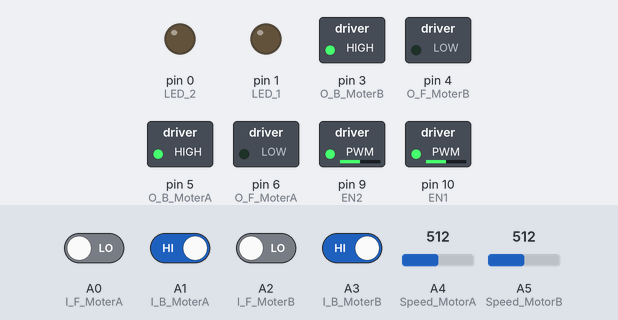
This sketch was run on a simulated Arduino Uno, built with avr-gcc and run on an emulated ATmega328P. Shown: switched loads named in the sketch (green lamp = pin HIGH), output pins drawn as LEDs (lit = HIGH). The inputs (shaded band) are chosen by the test bench; at power-on: A1 (I_B_MoterA), A3 (I_B_MoterB) HIGH, A0 (I_F_MoterA), A2 (I_F_MoterB) LOW, A4 (Speed_MotorA) = 512, A5 (Speed_MotorB) = 512.

Above: at 1.2 s.
1.3 s: A4 (Speed_MotorA) set to 716
At 2.5 s:
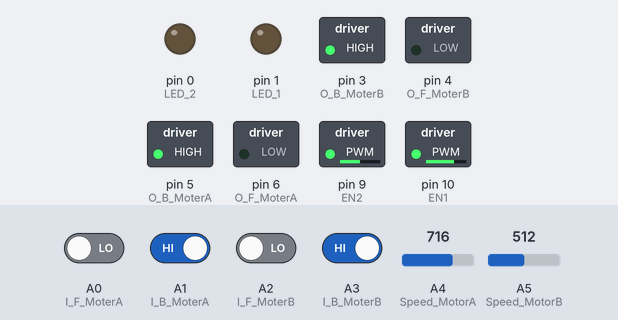
2.8 s: A5 (Speed_MotorB) set to 716
At 3.7 s:
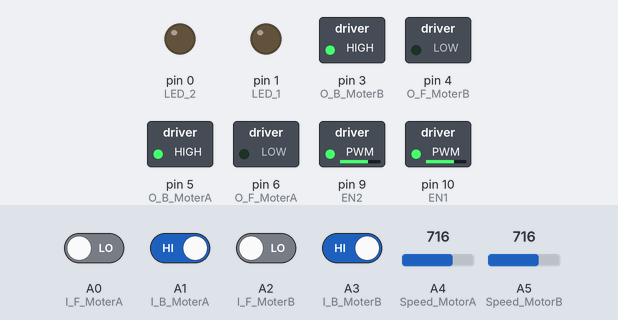
4.3 s: A0 (I_F_MoterA) driven HIGH
At 4.8 s:
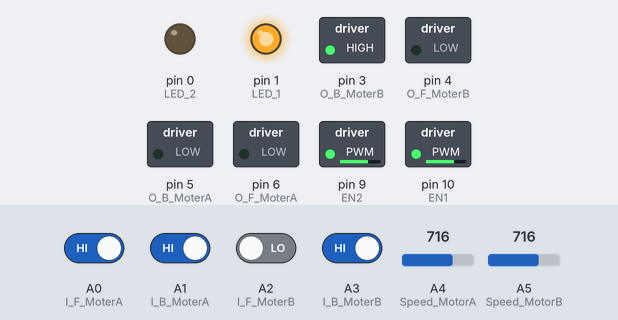
5.8 s: A1 (I_B_MoterA) driven LOW
At 7.0 s:
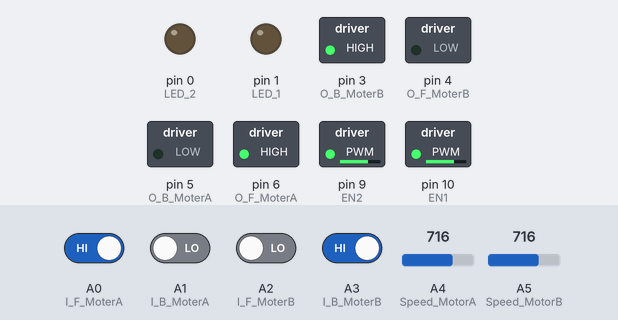
7.3 s: A2 (I_F_MoterB) driven HIGH
At 8.3 s:
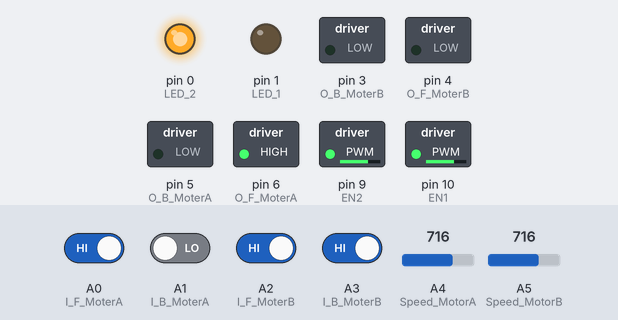
8.8 s: A3 (I_B_MoterB) driven LOW
At 9.4 s:
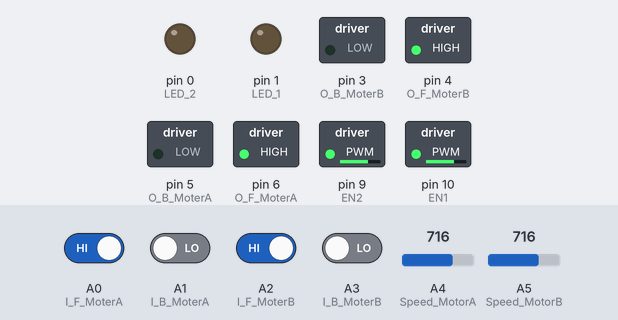
Timing chart, 0 to 11.3 s (numbered marks = the images above; inputs shaded):
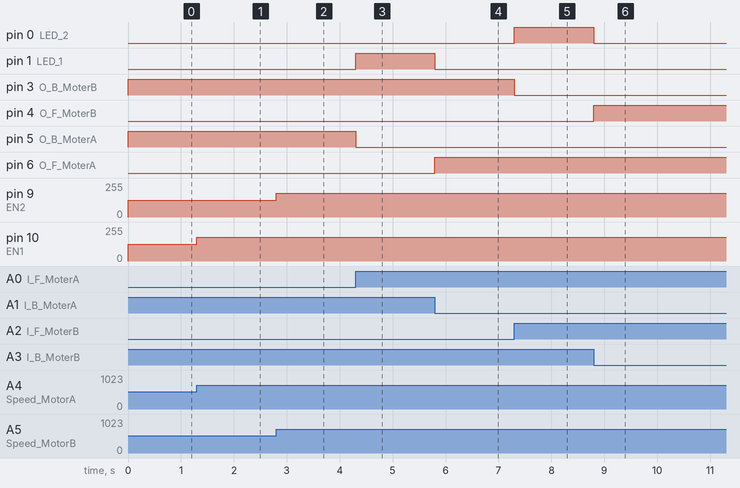

Measured:
- after the input at 1.3 s, pin 10 (EN1): 127/255 → 178/255 at once
- after the input at 2.8 s, pin 9 (EN2): 127/255 → 178/255 at once
- after the input at 4.3 s, pin 1 (LED_1): LOW → HIGH at once; pin 5 (O_B_MoterA): HIGH → LOW at once
- after the input at 5.8 s, pin 1 (LED_1): HIGH → LOW at once; pin 6 (O_F_MoterA): LOW → HIGH at once
- after the input at 7.3 s, pin 0 (LED_2): LOW → HIGH at once; pin 3 (O_B_MoterB): HIGH → LOW at once
- after the input at 8.8 s, pin 0 (LED_2): HIGH → LOW at once; pin 4 (O_F_MoterB): LOW → HIGH at once

The sketch:

task_1.ino
```cpp
int O_F_MoterA = 6;   //OUTPUT
int O_B_MoterA = 5;
int O_F_MoterB = 4;
int O_B_MoterB = 3;
int LED_1 = 1;       //Eror_Motor_A
int LED_2 = 0;       //Eror_Motor_B
int EN1 = 10;
int EN2 = 9;
int I_F_MoterA = A0;  //INPUT
int I_B_MoterA = A1;
int I_F_MoterB = A2;
int I_B_MoterB = A3;
int Speed_MotorA = A4;
int Speed_MotorB = A5;
int read_Speed_MotorA;
int write_Speed_MotorA;
int read_Speed_MotorB;
int write_Speed_MotorB;

void setup() {


pinMode(O_F_MoterA, OUTPUT);
pinMode(O_B_MoterA, OUTPUT);
pinMode(O_F_MoterB, OUTPUT);
pinMode(O_B_MoterB, OUTPUT);
pinMode(LED_1, OUTPUT);
pinMode(LED_2, OUTPUT);

pinMode(I_F_MoterA,  INPUT);
pinMode(I_B_MoterA, INPUT);
pinMode(I_F_MoterB, INPUT);
pinMode(I_B_MoterB, INPUT);
pinMode(Speed_MotorA, INPUT);
pinMode(Speed_MotorB, INPUT);

read_Speed_MotorA = analogRead(Speed_MotorA);
read_Speed_MotorB = analogRead(Speed_MotorB);
}


void loop() {
read_Speed_MotorA = analogRead(Speed_MotorA);
read_Speed_MotorB = analogRead(Speed_MotorB);
write_Speed_MotorA = map(read_Speed_MotorA,0,1022,0,255);
write_Speed_MotorB = map(read_Speed_MotorB,0,1022,0,255);
analogWrite(EN1, write_Speed_MotorA);
analogWrite(EN2, write_Speed_MotorB);

if (digitalRead(I_F_MoterA )== HIGH && digitalRead(I_B_MoterA )== LOW)                // MotorA states //AS0
    {digitalWrite(O_F_MoterA, HIGH);
      digitalWrite(O_B_MoterA, LOW);
      digitalWrite(LED_1 ,LOW );}

      else if (digitalRead(I_F_MoterA) == LOW && digitalRead(I_B_MoterA) == HIGH)     // AS1
    {digitalWrite(O_F_MoterA, LOW);
      digitalWrite(O_B_MoterA, HIGH);
      digitalWrite(LED_1 ,LOW );}

      else if (digitalRead(I_F_MoterA) == HIGH && digitalRead(I_B_MoterA) == HIGH)     //AS2
    {digitalWrite(O_F_MoterA, LOW);
      digitalWrite(O_B_MoterA, LOW);
      digitalWrite(LED_1 ,HIGH );}

      else if (digitalRead(I_F_MoterA) == LOW && digitalRead(I_B_MoterA) == LOW)      //AS3
    {digitalWrite(O_F_MoterA, LOW);
      digitalWrite(O_B_MoterA, LOW);
      digitalWrite(LED_1 ,LOW );}


 if (digitalRead(I_F_MoterB) == HIGH && digitalRead(I_B_MoterB) == LOW)                  //MotorB States //AS0
    {digitalWrite(O_F_MoterB, HIGH);
      digitalWrite(O_B_MoterB, LOW);
      digitalWrite(LED_2 ,LOW );}

      else if (digitalRead(I_F_MoterB) == LOW && digitalRead(I_B_MoterB) == HIGH)        //BS1
    {digitalWrite(O_F_MoterB, LOW);
      digitalWrite(O_B_MoterB, HIGH);
      digitalWrite(LED_2 ,LOW );}

      else if (digitalRead(I_F_MoterB) == HIGH && digitalRead(I_B_MoterB) == HIGH)        //BS2
    {digitalWrite(O_F_MoterB, LOW);
      digitalWrite(O_B_MoterB, LOW);
      digitalWrite(LED_2 ,HIGH );}

      else if (digitalRead(I_F_MoterB) == LOW && digitalRead(I_B_MoterB) == LOW)        //BS3
    {digitalWrite(O_F_MoterB, LOW);
      digitalWrite(O_B_MoterB, LOW);
      digitalWrite(LED_2 , LOW );}


}
```
